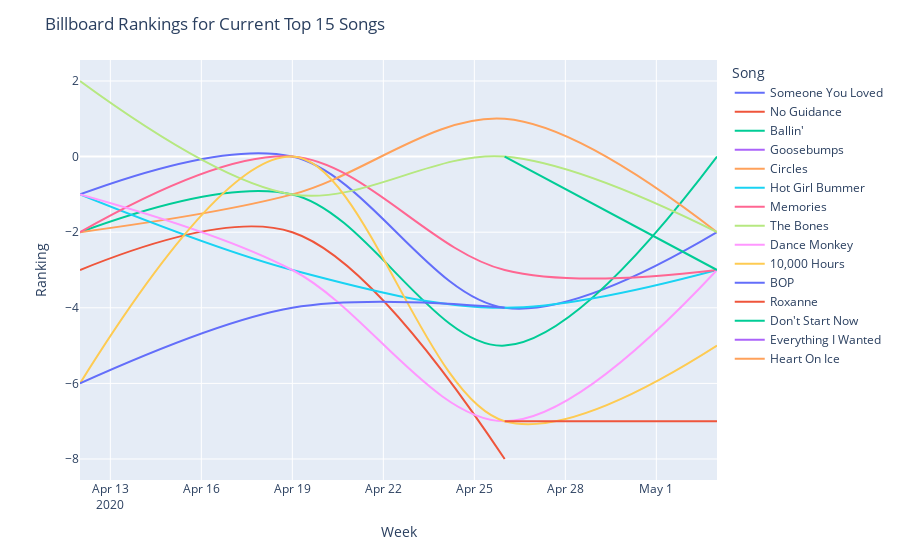

Here is the notebook cell this chart was saved with:
### Code cell
fig = px.line(to_graph, x='Curr_Week', y='Rank_Default', color='Song', line_shape='spline')
fig.update_layout(
    title_text=f"Billboard Rankings for Current Top {N} Songs",
    yaxis=dict(title='Ranking'),
    xaxis=dict(title='Week')
    )
fig.show()

### Figure 1 — Plotly figure (JSON) as saved in the notebook; plotly's stock layout.template omitted (floating-point values rounded to 4 significant figures)
{"data": [{"hovertemplate": "Song=Someone You Loved<br>Curr_Week=%{x}<br>Rank_Default=%{y}<extra></extra>", "legendgroup": "Someone You Loved", "line": {"color": "#636efa", "dash": "solid", "shape": "spline"}, "mode": "lines", "name": "Someone You Loved", "showlegend": true, "type": "scatter", "x": ["2020-05-03", "2020-04-26", "2020-04-19", "2020-04-12"], "xaxis": "x", "y": [-2, -4, 0, -1], "yaxis": "y"}, {"hovertemplate": "Song=No Guidance<br>Curr_Week=%{x}<br>Rank_Default=%{y}<extra></extra>", "legendgroup": "No Guidance", "line": {"color": "#EF553B", "dash": "solid", "shape": "spline"}, "mode": "lines", "name": "No Guidance", "showlegend": true, "type": "scatter", "x": ["2020-04-26", "2020-04-19", "2020-04-12"], "xaxis": "x", "y": [-8, -2, -3], "yaxis": "y"}, {"hovertemplate": "Song=Ballin'<br>Curr_Week=%{x}<br>Rank_Default=%{y}<extra></extra>", "legendgroup": "Ballin'", "line": {"color": "#00cc96", "dash": "solid", "shape": "spline"}, "mode": "lines", "name": "Ballin'", "showlegend": true, "type": "scatter", "x": ["2020-05-03", "2020-04-26", "2020-04-19", "2020-04-12"], "xaxis": "x", "y": [0, -5, -1, -2], "yaxis": "y"}, {"hovertemplate": "Song=Goosebumps<br>Curr_Week=%{x}<br>Rank_Default=%{y}<extra></extra>", "legendgroup": "Goosebumps", "line": {"color": "#ab63fa", "dash": "solid", "shape": "spline"}, "mode": "lines", "name": "Goosebumps", "showlegend": true, "type": "scatter", "x": ["2020-05-03"], "xaxis": "x", "y": [0], "yaxis": "y"}, {"hovertemplate": "Song=Circles<br>Curr_Week=%{x}<br>Rank_Default=%{y}<extra></extra>", "legendgroup": "Circles", "line": {"color": "#FFA15A", "dash": "solid", "shape": "spline"}, "mode": "lines", "name": "Circles", "showlegend": true, "type": "scatter", "x": ["2020-05-03", "2020-04-26", "2020-04-19", "2020-04-12"], "xaxis": "x", "y": [-2, 1, -1, -2], "yaxis": "y"}, {"hovertemplate": "Song=Hot Girl Bummer<br>Curr_Week=%{x}<br>Rank_Default=%{y}<extra></extra>", "legendgroup": "Hot Girl Bummer", "line": {"color": "#19d3f3", "dash": "solid", "shape": "spline"}, "mode": "lines", "name": "Hot Girl Bummer", "showlegend": true, "type": "scatter", "x": ["2020-05-03", "2020-04-26", "2020-04-19", "2020-04-12"], "xaxis": "x", "y": [-3, -4, -3, -1], "yaxis": "y"}, {"hovertemplate": "Song=Memories<br>Curr_Week=%{x}<br>Rank_Default=%{y}<extra></extra>", "legendgroup": "Memories", "line": {"color": "#FF6692", "dash": "solid", "shape": "spline"}, "mode": "lines", "name": "Memories", "showlegend": true, "type": "scatter", "x": ["2020-05-03", "2020-04-26", "2020-04-19", "2020-04-12"], "xaxis": "x", "y": [-3, -3, 0, -2], "yaxis": "y"}, {"hovertemplate": "Song=The Bones<br>Curr_Week=%{x}<br>Rank_Default=%{y}<extra></extra>", "legendgroup": "The Bones", "line": {"color": "#B6E880", "dash": "solid", "shape": "spline"}, "mode": "lines", "name": "The Bones", "showlegend": true, "type": "scatter", "x": ["2020-05-03", "2020-04-26", "2020-04-19", "2020-04-12"], "xaxis": "x", "y": [-2, 0, -1, 2], "yaxis": "y"}, {"hovertemplate": "Song=Dance Monkey<br>Curr_Week=%{x}<br>Rank_Default=%{y}<extra></extra>", "legendgroup": "Dance Monkey", "line": {"color": "#FF97FF", "dash": "solid", "shape": "spline"}, "mode": "lines", "name": "Dance Monkey", "showlegend": true, "type": "scatter", "x": ["2020-05-03", "2020-04-26", "2020-04-19", "2020-04-12"], "xaxis": "x", "y": [-3, -7, -3, -1], "yaxis": "y"}, {"hovertemplate": "Song=10,000 Hours<br>Curr_Week=%{x}<br>Rank_Default=%{y}<extra></extra>", "legendgroup": "10,000 Hours", "line": {"color": "#FECB52", "dash": "solid", "shape": "spline"}, "mode": "lines", "name": "10,000 Hours", "showlegend": true, "type": "scatter", "x": ["2020-05-03", "2020-04-26", "2020-04-19", "2020-04-12"], "xaxis": "x", "y": [-5, -7, 0, -6], "yaxis": "y"}, {"hovertemplate": "Song=BOP<br>Curr_Week=%{x}<br>Rank_Default=%{y}<extra></extra>", "legendgroup": "BOP", "line": {"color": "#636efa", "dash": "solid", "shape": "spline"}, "mode": "lines", "name": "BOP", "showlegend": true, "type": "scatter", "x": ["2020-04-26", "2020-04-19", "2020-04-12"], "xaxis": "x", "y": [-4, -4, -6], "yaxis": "y"}, {"hovertemplate": "Song=Roxanne<br>Curr_Week=%{x}<br>Rank_Default=%{y}<extra></extra>", "legendgroup": "Roxanne", "line": {"color": "#EF553B", "dash": "solid", "shape": "spline"}, "mode": "lines", "name": "Roxanne", "showlegend": true, "type": "scatter", "x": ["2020-05-03", "2020-04-26"], "xaxis": "x", "y": [-7, -7], "yaxis": "y"}, {"hovertemplate": "Song=Don't Start Now<br>Curr_Week=%{x}<br>Rank_Default=%{y}<extra></extra>", "legendgroup": "Don't Start Now", "line": {"color": "#00cc96", "dash": "solid", "shape": "spline"}, "mode": "lines", "name": "Don't Start Now", "showlegend": true, "type": "scatter", "x": ["2020-05-03", "2020-04-26"], "xaxis": "x", "y": [-3, 0], "yaxis": "y"}, {"hovertemplate": "Song=Everything I Wanted<br>Curr_Week=%{x}<br>Rank_Default=%{y}<extra></extra>", "legendgroup": "Everything I Wanted", "line": {"color": "#ab63fa", "dash": "solid", "shape": "spline"}, "mode": "lines", "name": "Everything I Wanted", "showlegend": true, "type": "scatter", "x": ["2020-05-03"], "xaxis": "x", "y": [-5], "yaxis": "y"}, {"hovertemplate": "Song=Heart On Ice<br>Curr_Week=%{x}<br>Rank_Default=%{y}<extra></extra>", "legendgroup": "Heart On Ice", "line": {"color": "#FFA15A", "dash": "solid", "shape": "spline"}, "mode": "lines", "name": "Heart On Ice", "showlegend": true, "type": "scatter", "x": ["2020-05-03"], "xaxis": "x", "y": [-2], "yaxis": "y"}], "layout": {"legend": {"title": {"text": "Song"}, "tracegroupgap": 0}, "margin": {"t": 60}, "title": {"text": "Billboard Rankings for Current Top 15 Songs"}, "xaxis": {"anchor": "y", "domain": [0, 1], "title": {"text": "Week"}}, "yaxis": {"anchor": "x", "domain": [0, 1], "title": {"text": "Ranking"}}}}
